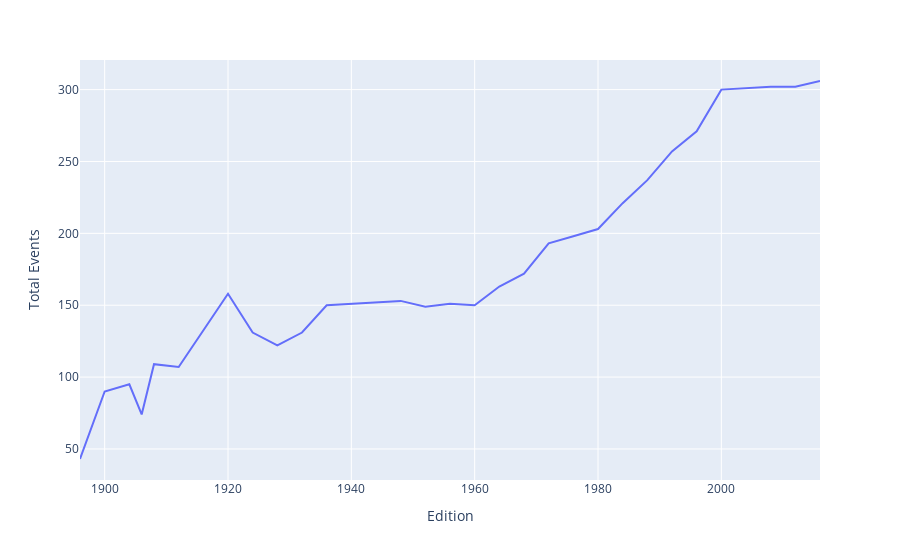

The cell this chart's notebook holds for it:
### Markdown cell above
#### Over the years how many events happend in Olympics

### Code cell
year_vs_event=df.drop_duplicates(['Year','Event'])['Year'].value_counts().reset_index().sort_values('index')
year_vs_event.rename(columns={'index':'Edition','Year':'Total Events'},inplace=True)
fig=px.line(year_vs_event, x='Edition', y="Total Events")
fig.show()

### Figure 1 — Plotly figure (JSON) as saved in the notebook; plotly's stock layout.template omitted (floating-point values rounded to 4 significant figures)
{"data": [{"hovertemplate": "Edition=%{x}<br>Total Events=%{y}<extra></extra>", "legendgroup": "", "line": {"color": "#636efa", "dash": "solid"}, "marker": {"symbol": "circle"}, "mode": "lines", "name": "", "orientation": "v", "showlegend": false, "type": "scatter", "x": [1896, 1900, 1904, 1906, 1908, 1912, 1920, 1924, 1928, 1932, 1936, 1948, 1952, 1956, 1960, 1964, 1968, 1972, 1976, 1980, 1984, 1988, 1992, 1996, 2000, 2004, 2008, 2012, 2016], "xaxis": "x", "y": [43, 90, 95, 74, 109, 107, 158, 131, 122, 131, 150, 153, 149, 151, 150, 163, 172, 193, 198, 203, 221, 237, 257, 271, 300, 301, 302, 302, 306], "yaxis": "y"}], "layout": {"legend": {"tracegroupgap": 0}, "margin": {"t": 60}, "xaxis": {"anchor": "y", "domain": [0, 1], "title": {"text": "Edition"}}, "yaxis": {"anchor": "x", "domain": [0, 1], "title": {"text": "Total Events"}}}}
